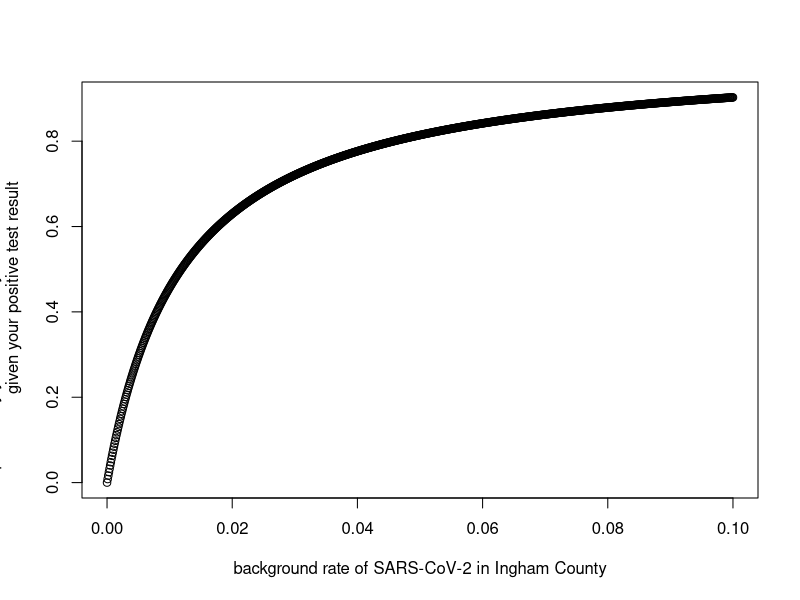

The R script that drew this image:
## ---- chunk 1
priorRona <- 4*100*10/280000
sensitivity <- 0.917
specificity <- 0.989
falsePos <- 1-specificity
## ---- chunk 2

haveRona <- function(inghamRona,sensitivity,specificity){
	pHaveRona <- (sensitivity * inghamRona) / (inghamRona * sensitivity + (1-inghamRona) * (1-specificity))
	return(pHaveRona)
}

inghamRona <- seq(0,0.1,length.out=1000)
ronaProbs <- haveRona(inghamRona=inghamRona,
	 		   		  sensitivity=0.917,
	 		   		  specificity=0.989)
plot(inghamRona,ronaProbs,
	 xlab="background rate of SARS-CoV-2 in Ingham County",
	 ylab="probability you are actually infected SARS-CoV-2\n given your positive test result")

## ---- chunk 3
inghamRona[which(ronaProbs>0.9)][1]
